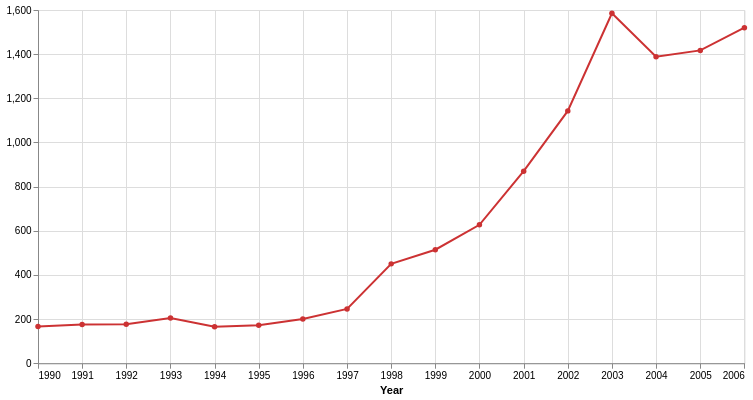

Specify this chart in Vega-Lite:
### Vega-Lite specification from a JSON file in a GitHub repository (floating-point values rounded to 4 significant figures)
{"$schema": "https://vega.github.io/schema/vega-lite/3.0.0-rc6.json", "data": {"values": [{"label": "2003", "value": 1585, "key": "pub_year", "text": "2003 (1,585)"}, {"label": "2006", "value": 1520, "key": "pub_year", "text": "2006 (1,520)"}, {"label": "2005", "value": 1417, "key": "pub_year", "text": "2005 (1,417)"}, {"label": "2004", "value": 1388, "key": "pub_year", "text": "2004 (1,388)"}, {"label": "2002", "value": 1143, "key": "pub_year", "text": "2002 (1,143)"}, {"label": "2001", "value": 870, "key": "pub_year", "text": "2001 (870)"}, {"label": "2000", "value": 627, "key": "pub_year", "text": "2000 (627)"}, {"label": "1999", "value": 514, "key": "pub_year", "text": "1999 (514)"}, {"label": "1998", "value": 450, "key": "pub_year", "text": "1998 (450)"}, {"label": "1997", "value": 246, "key": "pub_year", "text": "1997 (246)"}, {"label": "1993", "value": 205, "key": "pub_year", "text": "1993 (205)"}, {"label": "1996", "value": 200, "key": "pub_year", "text": "1996 (200)"}, {"label": "1992", "value": 176, "key": "pub_year", "text": "1992 (176)"}, {"label": "1991", "value": 175, "key": "pub_year", "text": "1991 (175)"}, {"label": "1995", "value": 172, "key": "pub_year", "text": "1995 (172)"}, {"label": "1990", "value": 166, "key": "pub_year", "text": "1990 (166)"}, {"label": "1994", "value": 165, "key": "pub_year", "text": "1994 (165)"}]}, "mark": {"type": "line", "color": "#cc3233", "point": {"color": "#cc3233", "radius": 50}}, "width": 706.4, "height": 353.2, "encoding": {"x": {"field": "label", "type": "temporal", "axis": {"title": "Year"}}, "y": {"field": "value", "type": "quantitative", "axis": {"title": null}}}, "selection": {"brush": {"encodings": ["x"], "type": "interval", "on": "[mousedown, window:mouseup] > window:mousemove!", "translate": "[mousedown, window:mouseup] > window:mousemove!", "zoom": "wheel!", "mark": {"fill": "#333", "fillOpacity": 0.125, "stroke": "white"}, "resolve": "global"}}}
